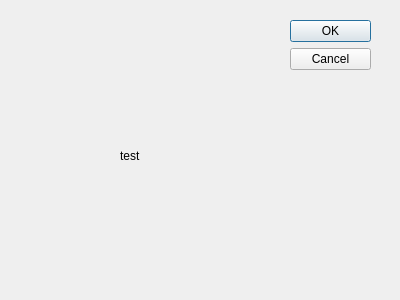
<?xml version="1.0" encoding="UTF-8"?>
<ui version="4.0">
 <class>Dialog</class>
 <widget class="QDialog" name="Dialog">
  <property name="geometry">
   <rect>
    <x>0</x>
    <y>0</y>
    <width>400</width>
    <height>300</height>
   </rect>
  </property>
  <property name="windowTitle">
   <string>Dialog</string>
  </property>
  <widget class="QDialogButtonBox" name="buttonBox">
   <property name="geometry">
    <rect>
     <x>290</x>
     <y>20</y>
     <width>81</width>
     <height>241</height>
    </rect>
   </property>
   <property name="orientation">
    <enum>Qt::Vertical</enum>
   </property>
   <property name="standardButtons">
    <set>QDialogButtonBox::Cancel|QDialogButtonBox::Ok</set>
   </property>
  </widget>
  <widget class="QLabel" name="label">
   <property name="geometry">
    <rect>
     <x>120</x>
     <y>150</y>
     <width>54</width>
     <height>12</height>
    </rect>
   </property>
   <property name="text">
    <string>test</string>
   </property>
  </widget>
 </widget>
 <resources/>
 <connections>
  <connection>
   <sender>buttonBox</sender>
   <signal>accepted()</signal>
   <receiver>Dialog</receiver>
   <slot>accept()</slot>
   <hints>
    <hint type="sourcelabel">
     <x>248</x>
     <y>254</y>
    </hint>
    <hint type="destinationlabel">
     <x>157</x>
     <y>274</y>
    </hint>
   </hints>
  </connection>
  <connection>
   <sender>buttonBox</sender>
   <signal>rejected()</signal>
   <receiver>Dialog</receiver>
   <slot>reject()</slot>
   <hints>
    <hint type="sourcelabel">
     <x>316</x>
     <y>260</y>
    </hint>
    <hint type="destinationlabel">
     <x>286</x>
     <y>274</y>
    </hint>
   </hints>
  </connection>
 </connections>
</ui>
